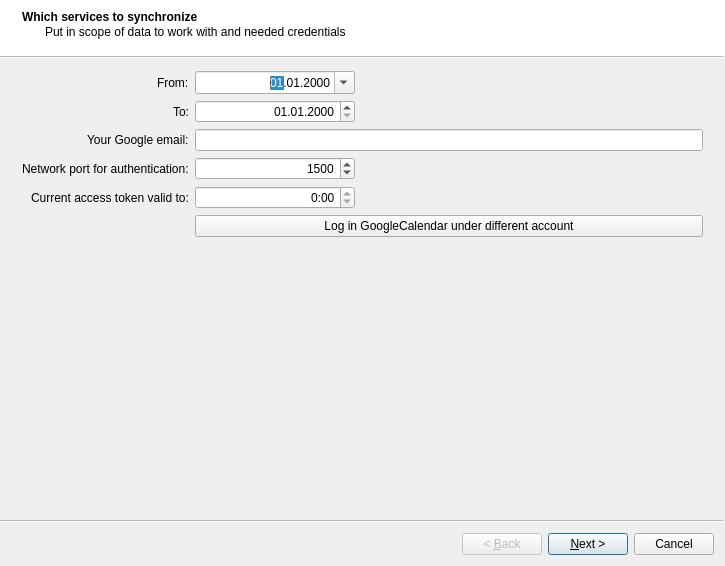
<?xml version="1.0" encoding="UTF-8"?>
<ui version="4.0">
 <class>GoogleCalendarWizard</class>
 <widget class="QWizard" name="GoogleCalendarWizard">
  <property name="geometry">
   <rect>
    <x>0</x>
    <y>0</y>
    <width>725</width>
    <height>566</height>
   </rect>
  </property>
  <property name="windowTitle">
   <string>Google calendar synchronisation</string>
  </property>
  <property name="wizardStyle">
   <enum>QWizard::ModernStyle</enum>
  </property>
  <widget class="QWizardPage" name="initialPage">
   <property name="title">
    <string>Which services to synchronize</string>
   </property>
   <property name="subTitle">
    <string>Put in scope of data to work with and needed credentials</string>
   </property>
   <attribute name="pageId">
    <string notr="true">0</string>
   </attribute>
   <layout class="QFormLayout" name="formLayout">
    <property name="labelAlignment">
     <set>Qt::AlignRight|Qt::AlignTrailing|Qt::AlignVCenter</set>
    </property>
    <item row="0" column="0">
     <widget class="QLabel" name="label">
      <property name="text">
       <string>From:</string>
      </property>
     </widget>
    </item>
    <item row="0" column="1">
     <widget class="QDateEdit" name="fromDt">
      <property name="maximumSize">
       <size>
        <width>160</width>
        <height>16777215</height>
       </size>
      </property>
      <property name="alignment">
       <set>Qt::AlignRight|Qt::AlignTrailing|Qt::AlignVCenter</set>
      </property>
      <property name="displayFormat">
       <string>dd.MM.yyyy</string>
      </property>
      <property name="calendarPopup">
       <bool>true</bool>
      </property>
     </widget>
    </item>
    <item row="1" column="0">
     <widget class="QLabel" name="label_2">
      <property name="text">
       <string>To:</string>
      </property>
     </widget>
    </item>
    <item row="1" column="1">
     <widget class="QDateEdit" name="toDt">
      <property name="maximumSize">
       <size>
        <width>160</width>
        <height>16777215</height>
       </size>
      </property>
      <property name="alignment">
       <set>Qt::AlignRight|Qt::AlignTrailing|Qt::AlignVCenter</set>
      </property>
      <property name="displayFormat">
       <string>dd.MM.yyyy</string>
      </property>
     </widget>
    </item>
    <item row="2" column="0">
     <widget class="QLabel" name="label_3">
      <property name="text">
       <string>Your Google email:</string>
      </property>
     </widget>
    </item>
    <item row="2" column="1">
     <widget class="QLineEdit" name="googleMailEdit"/>
    </item>
    <item row="3" column="0">
     <widget class="QLabel" name="label_4">
      <property name="text">
       <string>Network port for authentication:</string>
      </property>
     </widget>
    </item>
    <item row="3" column="1">
     <widget class="QSpinBox" name="authenticationPort">
      <property name="maximumSize">
       <size>
        <width>160</width>
        <height>16777215</height>
       </size>
      </property>
      <property name="toolTip">
       <string>Port has to be allowed in firewall</string>
      </property>
      <property name="alignment">
       <set>Qt::AlignRight|Qt::AlignTrailing|Qt::AlignVCenter</set>
      </property>
      <property name="minimum">
       <number>1</number>
      </property>
      <property name="maximum">
       <number>65535</number>
      </property>
      <property name="value">
       <number>1500</number>
      </property>
     </widget>
    </item>
    <item row="4" column="0">
     <widget class="QLabel" name="tokenValidityLabel">
      <property name="text">
       <string>Current access token valid to:</string>
      </property>
     </widget>
    </item>
    <item row="4" column="1">
     <widget class="QTimeEdit" name="tokenValidityEdit">
      <property name="maximumSize">
       <size>
        <width>160</width>
        <height>16777215</height>
       </size>
      </property>
      <property name="toolTip">
       <string>You do not need to log in GoogleCalendar again until this time</string>
      </property>
      <property name="alignment">
       <set>Qt::AlignRight|Qt::AlignTrailing|Qt::AlignVCenter</set>
      </property>
      <property name="readOnly">
       <bool>true</bool>
      </property>
      <property name="displayFormat">
       <string>h:mm</string>
      </property>
     </widget>
    </item>
    <item row="5" column="1">
     <widget class="QPushButton" name="accessTokenResetBtn">
      <property name="text">
       <string>Log in GoogleCalendar under different account</string>
      </property>
     </widget>
    </item>
   </layout>
  </widget>
  <widget class="QWizardPage" name="browserPage">
   <property name="title">
    <string>Google account authentication</string>
   </property>
   <property name="subTitle">
    <string>Log in to Google account whose calendars you would like to work with</string>
   </property>
   <attribute name="pageId">
    <string notr="true">1</string>
   </attribute>
   <layout class="QVBoxLayout" name="verticalLayout">
    <property name="leftMargin">
     <number>5</number>
    </property>
    <property name="topMargin">
     <number>5</number>
    </property>
    <property name="rightMargin">
     <number>5</number>
    </property>
    <property name="bottomMargin">
     <number>5</number>
    </property>
    <item>
     <widget class="QTextBrowser" name="textBrowser">
      <property name="html">
       <string>&lt;!DOCTYPE HTML PUBLIC &quot;-//W3C//DTD HTML 4.0//EN&quot; &quot;http://www.w3.org/TR/REC-html40/strict.dtd&quot;&gt;
&lt;html&gt;&lt;head&gt;&lt;meta name=&quot;qrichtext&quot; content=&quot;1&quot; /&gt;&lt;style type=&quot;text/css&quot;&gt;
p, li { white-space: pre-wrap; }
&lt;/style&gt;&lt;/head&gt;&lt;body style=&quot; font-family:'MS Shell Dlg 2'; font-size:8.25pt; font-weight:400; font-style:normal;&quot;&gt;
&lt;p align=&quot;center&quot; style=&quot; margin-top:12px; margin-bottom:12px; margin-left:0px; margin-right:0px; -qt-block-indent:0; text-indent:0px;&quot;&gt;&lt;span style=&quot; font-size:18pt;&quot;&gt;In your Web browser will be opened page where you shall allow access of application to Google calendar.&lt;/span&gt;&lt;/p&gt;
&lt;p align=&quot;center&quot; style=&quot; margin-top:12px; margin-bottom:12px; margin-left:0px; margin-right:0px; -qt-block-indent:0; text-indent:0px;&quot;&gt;&lt;span style=&quot; font-size:18pt;&quot;&gt;The wizard will be switched to next page afterwards.&lt;/span&gt;&lt;/p&gt;&lt;/body&gt;&lt;/html&gt;</string>
      </property>
     </widget>
    </item>
   </layout>
  </widget>
  <widget class="QWizardPage" name="directionPage">
   <property name="title">
    <string>Requested activity</string>
   </property>
   <property name="subTitle">
    <string>Which way do you want to synchronize the mass data?</string>
   </property>
   <attribute name="pageId">
    <string notr="true">2</string>
   </attribute>
   <layout class="QVBoxLayout" name="verticalLayout_2">
    <item>
     <widget class="QRadioButton" name="automaticSynchronization">
      <property name="toolTip">
       <string>Synchronize latest changes on both sides</string>
      </property>
      <property name="text">
       <string>automatic synchronization</string>
      </property>
      <property name="checked">
       <bool>true</bool>
      </property>
     </widget>
    </item>
    <item>
     <widget class="QRadioButton" name="pc2web">
      <property name="text">
       <string>PC → GoogleCalendar</string>
      </property>
      <property name="checked">
       <bool>false</bool>
      </property>
     </widget>
    </item>
    <item>
     <widget class="QRadioButton" name="web2pc">
      <property name="enabled">
       <bool>true</bool>
      </property>
      <property name="text">
       <string>GoogleCalendar → PC</string>
      </property>
     </widget>
    </item>
    <item>
     <spacer name="verticalSpacer">
      <property name="orientation">
       <enum>Qt::Vertical</enum>
      </property>
      <property name="sizeHint" stdset="0">
       <size>
        <width>20</width>
        <height>319</height>
       </size>
      </property>
     </spacer>
    </item>
   </layout>
  </widget>
  <widget class="QWizardPage" name="pc2webPage">
   <property name="title">
    <string>From computer to internet</string>
   </property>
   <property name="subTitle">
    <string>Send data from this computer to calendars of your Google account</string>
   </property>
   <attribute name="pageId">
    <string notr="true">3</string>
   </attribute>
   <layout class="QVBoxLayout" name="verticalLayout_3">
    <item>
     <widget class="QTextBrowser" name="pc2webEdit">
      <property name="maximumSize">
       <size>
        <width>16777215</width>
        <height>110</height>
       </size>
      </property>
     </widget>
    </item>
    <item>
     <widget class="QTableView" name="pc2webTable">
      <property name="editTriggers">
       <set>QAbstractItemView::NoEditTriggers</set>
      </property>
      <property name="alternatingRowColors">
       <bool>true</bool>
      </property>
      <property name="textElideMode">
       <enum>Qt::ElideNone</enum>
      </property>
      <property name="wordWrap">
       <bool>false</bool>
      </property>
      <attribute name="horizontalHeaderDefaultSectionSize">
       <number>250</number>
      </attribute>
      <attribute name="horizontalHeaderStretchLastSection">
       <bool>true</bool>
      </attribute>
     </widget>
    </item>
    <item>
     <widget class="QPushButton" name="pc2webTransferBtn">
      <property name="text">
       <string>Start updating the Google calendar(s)</string>
      </property>
     </widget>
    </item>
    <item>
     <widget class="QProgressBar" name="pc2webProgress">
      <property name="value">
       <number>0</number>
      </property>
     </widget>
    </item>
   </layout>
  </widget>
  <widget class="QWizardPage" name="web2pcPage">
   <property name="title">
    <string>From internet to local computer</string>
   </property>
   <property name="subTitle">
    <string>Apply changes done in Google calendars to local data</string>
   </property>
   <attribute name="pageId">
    <string notr="true">4</string>
   </attribute>
   <layout class="QVBoxLayout" name="verticalLayout_4">
    <item>
     <widget class="QTextBrowser" name="web2pcEdit">
      <property name="maximumSize">
       <size>
        <width>16777215</width>
        <height>130</height>
       </size>
      </property>
     </widget>
    </item>
    <item>
     <widget class="QTableView" name="web2pcTable">
      <property name="editTriggers">
       <set>QAbstractItemView::NoEditTriggers</set>
      </property>
      <property name="alternatingRowColors">
       <bool>true</bool>
      </property>
      <property name="textElideMode">
       <enum>Qt::ElideNone</enum>
      </property>
      <property name="wordWrap">
       <bool>false</bool>
      </property>
      <attribute name="horizontalHeaderDefaultSectionSize">
       <number>250</number>
      </attribute>
      <attribute name="horizontalHeaderStretchLastSection">
       <bool>true</bool>
      </attribute>
     </widget>
    </item>
    <item>
     <widget class="QPushButton" name="web2pcTransferBtn">
      <property name="text">
       <string>Start updating local data</string>
      </property>
     </widget>
    </item>
    <item>
     <widget class="QProgressBar" name="web2pcProgress">
      <property name="value">
       <number>0</number>
      </property>
     </widget>
    </item>
   </layout>
  </widget>
  <widget class="QWizardPage" name="automaticPage">
   <property name="title">
    <string>Automatic synchronization</string>
   </property>
   <property name="subTitle">
    <string>Handles just records that exist on both sides. Whichever is more recent replaces the older one.</string>
   </property>
   <layout class="QVBoxLayout" name="verticalLayout_5">
    <item>
     <widget class="QTextBrowser" name="autoSynchroEdit"/>
    </item>
    <item>
     <widget class="QTableView" name="autoSynchroTable">
      <property name="editTriggers">
       <set>QAbstractItemView::NoEditTriggers</set>
      </property>
      <property name="alternatingRowColors">
       <bool>true</bool>
      </property>
      <property name="textElideMode">
       <enum>Qt::ElideNone</enum>
      </property>
      <property name="wordWrap">
       <bool>false</bool>
      </property>
      <attribute name="horizontalHeaderDefaultSectionSize">
       <number>250</number>
      </attribute>
      <attribute name="horizontalHeaderStretchLastSection">
       <bool>true</bool>
      </attribute>
     </widget>
    </item>
    <item>
     <widget class="QPushButton" name="startAutoSynchronization">
      <property name="text">
       <string>Start automatic synchronization</string>
      </property>
     </widget>
    </item>
    <item>
     <widget class="QProgressBar" name="autoSynchroProgress">
      <property name="value">
       <number>24</number>
      </property>
     </widget>
    </item>
   </layout>
  </widget>
 </widget>
 <resources/>
 <connections/>
</ui>
